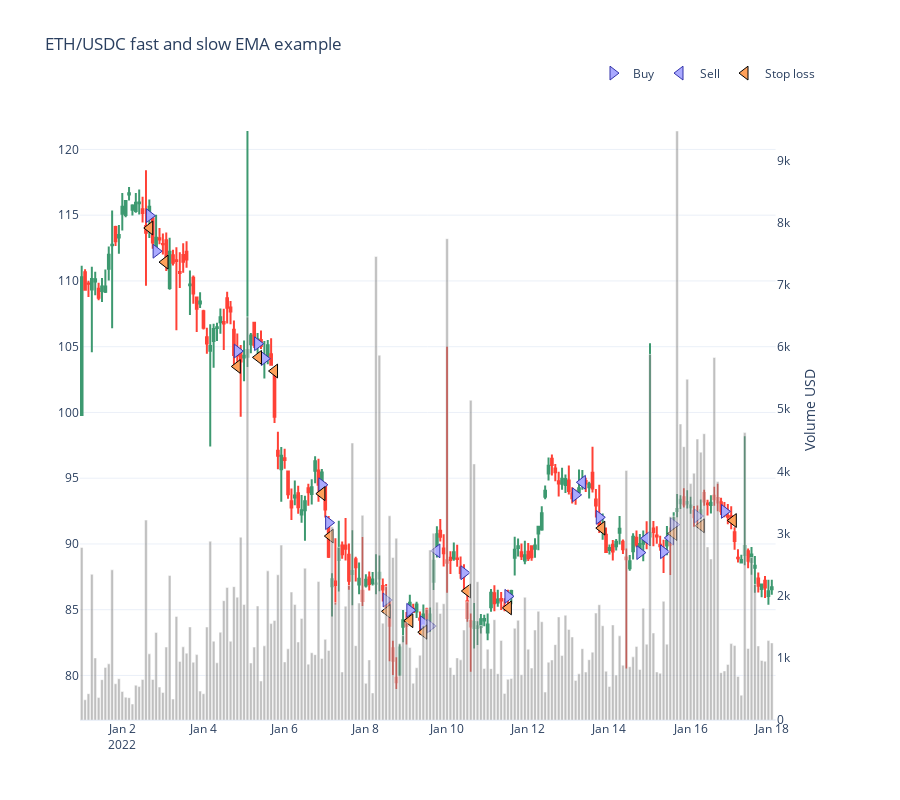

The notebook cell saved with this chart:
### Code cell
from tradeexecutor.visual.single_pair import visualise_single_pair

figure = visualise_single_pair(
    state,
    universe.universe.candles,
    start_at=START_AT,
    end_at=END_AT)

figure.show()

### Figure 1 — Plotly figure (JSON) as saved in the notebook; plotly's stock layout.template omitted (floating-point values rounded to 4 significant figures; data arrays with more than 128 entries replaced by an {"elided": "..."} marker saying what was removed)
{"data": [{"marker": {"color": "rgba(128,128,128,0.5)"}, "showlegend": false, "type": "bar", "x": {"elided": "205 str values"}, "xaxis": "x", "y": {"elided": "205 float values"}, "yaxis": "y2"}, {"close": {"elided": "205 float values"}, "high": {"elided": "205 float values"}, "hoverinfo": "text", "low": {"elided": "205 float values"}, "open": {"elided": "205 float values"}, "showlegend": false, "text": {"elided": "205 str values"}, "type": "candlestick", "x": {"elided": "205 str values"}, "xaxis": "x", "yaxis": "y"}, {"hoverinfo": "text", "marker": {"color": "#aaaaff", "line": {"color": "#3333aa", "width": 1}, "size": 12, "symbol": "triangle-right"}, "mode": "markers", "name": "Buy", "text": ["Buy WAVAX<br><br>Executed at: 2022-01-02 16:00:00<br>Value: 7000.0000 USD<br>Quantity: 60.707751 WAVAX<br><br>Mid-price: 114.9616 WAVAX / USD<br>Executed at price: 115.3065 WAVAX / USD<br>Estimated execution price: 115.3065 WAVAX / USD<br><br>Fees paid: $21.00<br>Fees planned: $21.00<br>Fees: 0.0030 %", "Buy WAVAX<br><br>Executed at: 2022-01-02 20:00:00<br>Value: 6931.0283 USD<br>Quantity: 61.556957 WAVAX<br><br>Mid-price: 112.2586 WAVAX / USD<br>Executed at price: 112.5954 WAVAX / USD<br>Estimated execution price: 112.5954 WAVAX / USD<br><br>Fees paid: $20.79<br>Fees planned: $20.79<br>Fees: 0.0030 %", "Buy WAVAX<br><br>Executed at: 2022-01-04 20:00:00<br>Value: 6866.3534 USD<br>Quantity: 65.404985 WAVAX<br><br>Mid-price: 104.6681 WAVAX / USD<br>Executed at price: 104.9821 WAVAX / USD<br>Estimated execution price: 104.9821 WAVAX / USD<br><br>Fees paid: $20.60<br>Fees planned: $20.60<br>Fees: 0.0030 %", "Buy WAVAX<br><br>Executed at: 2022-01-05 08:00:00<br>Value: 6784.0911 USD<br>Quantity: 64.278546 WAVAX<br><br>Mid-price: 105.2264 WAVAX / USD<br>Executed at price: 105.5421 WAVAX / USD<br>Estimated execution price: 105.5421 WAVAX / USD<br><br>Fees paid: $20.35<br>Fees planned: $20.35<br>Fees: 0.0030 %", "Buy WAVAX<br><br>Executed at: 2022-01-05 12:00:00<br>Value: 6709.0574 USD<br>Quantity: 64.260385 WAVAX<br><br>Mid-price: 104.0920 WAVAX / USD<br>Executed at price: 104.4043 WAVAX / USD<br>Estimated execution price: 104.4043 WAVAX / USD<br><br>Fees paid: $20.13<br>Fees planned: $20.13<br>Fees: 0.0030 %", "Buy WAVAX<br><br>Executed at: 2022-01-06 22:00:00<br>Value: 6638.6675 USD<br>Quantity: 70.039569 WAVAX<br><br>Mid-price: 94.5010 WAVAX / USD<br>Executed at price: 94.7845 WAVAX / USD<br>Estimated execution price: 94.7845 WAVAX / USD<br><br>Fees paid: $19.92<br>Fees planned: $19.92<br>Fees: 0.0030 %", "Buy WAVAX<br><br>Executed at: 2022-01-07 02:00:00<br>Value: 6577.7268 USD<br>Quantity: 71.580763 WAVAX<br><br>Mid-price: 91.6175 WAVAX / USD<br>Executed at price: 91.8924 WAVAX / USD<br>Estimated execution price: 91.8924 WAVAX / USD<br><br>Fees paid: $19.73<br>Fees planned: $19.73<br>Fees: 0.0030 %", "Buy WAVAX<br><br>Executed at: 2022-01-08 12:00:00<br>Value: 6499.3291 USD<br>Quantity: 75.577581 WAVAX<br><br>Mid-price: 85.7382 WAVAX / USD<br>Executed at price: 85.9955 WAVAX / USD<br>Estimated execution price: 85.9955 WAVAX / USD<br><br>Fees paid: $19.50<br>Fees planned: $19.50<br>Fees: 0.0030 %", "Buy WAVAX<br><br>Executed at: 2022-01-09 02:00:00<br>Value: 6426.6870 USD<br>Quantity: 75.421018 WAVAX<br><br>Mid-price: 84.9560 WAVAX / USD<br>Executed at price: 85.2108 WAVAX / USD<br>Estimated execution price: 85.2108 WAVAX / USD<br><br>Fees paid: $19.28<br>Fees planned: $19.28<br>Fees: 0.0030 %", "Buy WAVAX<br><br>Executed at: 2022-01-09 10:00:00<br>Value: 6357.9113 USD<br>Quantity: 75.452667 WAVAX<br><br>Mid-price: 84.0115 WAVAX / USD<br>Executed at price: 84.2636 WAVAX / USD<br>Estimated execution price: 84.2636 WAVAX / USD<br><br>Fees paid: $19.07<br>Fees planned: $19.07<br>Fees: 0.0030 %", "Buy WAVAX<br><br>Executed at: 2022-01-09 14:00:00<br>Value: 6293.1556 USD<br>Quantity: 74.910908 WAVAX<br><br>Mid-price: 83.7573 WAVAX / USD<br>Executed at price: 84.0085 WAVAX / USD<br>Estimated execution price: 84.0085 WAVAX / USD<br><br>Fees paid: $18.88<br>Fees planned: $18.88<br>Fees: 0.0030 %", "Buy WAVAX<br><br>Executed at: 2022-01-10 10:00:00<br>Value: 6565.6458 USD<br>Quantity: 74.546333 WAVAX<br><br>Mid-price: 87.8113 WAVAX / USD<br>Executed at price: 88.0747 WAVAX / USD<br>Estimated execution price: 88.0747 WAVAX / USD<br><br>Fees paid: $19.70<br>Fees planned: $19.70<br>Fees: 0.0030 %", "Buy WAVAX<br><br>Executed at: 2022-01-11 12:00:00<br>Value: 6465.8258 USD<br>Quantity: 74.942606 WAVAX<br><br>Mid-price: 86.0190 WAVAX / USD<br>Executed at price: 86.2770 WAVAX / USD<br>Estimated execution price: 86.2770 WAVAX / USD<br><br>Fees paid: $19.40<br>Fees planned: $19.40<br>Fees: 0.0030 %", "Buy WAVAX<br><br>Executed at: 2022-01-13 04:00:00<br>Value: 6392.5978 USD<br>Quantity: 67.994571 WAVAX<br><br>Mid-price: 93.7351 WAVAX / USD<br>Executed at price: 94.0163 WAVAX / USD<br>Estimated execution price: 94.0163 WAVAX / USD<br><br>Fees paid: $19.18<br>Fees planned: $19.18<br>Fees: 0.0030 %", "Buy WAVAX<br><br>Executed at: 2022-01-13 18:00:00<br>Value: 6411.0239 USD<br>Quantity: 69.458809 WAVAX<br><br>Mid-price: 92.0236 WAVAX / USD<br>Executed at price: 92.2997 WAVAX / USD<br>Estimated execution price: 92.2997 WAVAX / USD<br><br>Fees paid: $19.23<br>Fees planned: $19.23<br>Fees: 0.0030 %", "Buy WAVAX<br><br>Executed at: 2022-01-14 18:00:00<br>Value: 6344.4886 USD<br>Quantity: 70.800960 WAVAX<br><br>Mid-price: 89.3422 WAVAX / USD<br>Executed at price: 89.6102 WAVAX / USD<br>Estimated execution price: 89.6102 WAVAX / USD<br><br>Fees paid: $19.03<br>Fees planned: $19.03<br>Fees: 0.0030 %", "Buy WAVAX<br><br>Executed at: 2022-01-15 08:00:00<br>Value: 6371.2749 USD<br>Quantity: 71.046966 WAVAX<br><br>Mid-price: 89.4087 WAVAX / USD<br>Executed at price: 89.6769 WAVAX / USD<br>Estimated execution price: 89.6769 WAVAX / USD<br><br>Fees paid: $19.11<br>Fees planned: $19.11<br>Fees: 0.0030 %", "Buy WAVAX<br><br>Executed at: 2022-01-15 14:00:00<br>Value: 6396.7051 USD<br>Quantity: 69.725289 WAVAX<br><br>Mid-price: 91.4671 WAVAX / USD<br>Executed at price: 91.7415 WAVAX / USD<br>Estimated execution price: 91.7415 WAVAX / USD<br><br>Fees paid: $19.19<br>Fees planned: $19.19<br>Fees: 0.0030 %", "Buy WAVAX<br><br>Executed at: 2022-01-16 04:00:00<br>Value: 6337.0942 USD<br>Quantity: 68.582788 WAVAX<br><br>Mid-price: 92.1243 WAVAX / USD<br>Executed at price: 92.4006 WAVAX / USD<br>Estimated execution price: 92.4006 WAVAX / USD<br><br>Fees paid: $19.01<br>Fees planned: $19.01<br>Fees: 0.0030 %", "Buy WAVAX<br><br>Executed at: 2022-01-16 20:00:00<br>Value: 6275.0438 USD<br>Quantity: 67.654246 WAVAX<br><br>Mid-price: 92.4742 WAVAX / USD<br>Executed at price: 92.7517 WAVAX / USD<br>Estimated execution price: 92.7517 WAVAX / USD<br><br>Fees paid: $18.83<br>Fees planned: $18.83<br>Fees: 0.0030 %"], "type": "scatter", "x": ["2022-01-02T16:00:00", "2022-01-02T20:00:00", "2022-01-04T20:00:00", "2022-01-05T08:00:00", "2022-01-05T12:00:00", "2022-01-06T22:00:00", "2022-01-07T02:00:00", "2022-01-08T12:00:00", "2022-01-09T02:00:00", "2022-01-09T10:00:00", "2022-01-09T14:00:00", "2022-01-10T10:00:00", "2022-01-11T12:00:00", "2022-01-13T04:00:00", "2022-01-13T18:00:00", "2022-01-14T18:00:00", "2022-01-15T08:00:00", "2022-01-15T14:00:00", "2022-01-16T04:00:00", "2022-01-16T20:00:00"], "xaxis": "x", "y": [115.0, 112.3, 104.7, 105.2, 104.1, 94.5, 91.62, 85.74, 84.96, 84.01, 83.76, 87.81, 86.02, 93.74, 92.02, 89.34, 89.41, 91.47, 92.12, 92.47], "yaxis": "y"}, {"hoverinfo": "text", "marker": {"color": "#aaaaff", "line": {"color": "#3333aa", "width": 1}, "size": 12, "symbol": "triangle-left"}, "mode": "markers", "name": "Sell", "text": ["Sell WAVAX<br><br>Executed at: 2022-01-09 18:00:00<br>Value: 6682.4273 USD<br>Quantity: 74.910908 WAVAX<br><br>Mid-price: 89.4734 WAVAX / USD<br>Executed at price: 89.2050 WAVAX / USD<br>Estimated execution price: 89.2050 WAVAX / USD<br><br>Fees paid: $20.11<br>Fees planned: $20.11<br>Fees: 0.0030 %", "Sell WAVAX<br><br>Executed at: 2022-01-13 08:00:00<br>Value: 6418.9208 USD<br>Quantity: 67.994571 WAVAX<br><br>Mid-price: 94.6875 WAVAX / USD<br>Executed at price: 94.4034 WAVAX / USD<br>Estimated execution price: 94.4034 WAVAX / USD<br><br>Fees paid: $19.31<br>Fees planned: $19.31<br>Fees: 0.0030 %", "Sell WAVAX<br><br>Executed at: 2022-01-14 22:00:00<br>Value: 6382.7548 USD<br>Quantity: 70.800960 WAVAX<br><br>Mid-price: 90.4219 WAVAX / USD<br>Executed at price: 90.1507 WAVAX / USD<br>Estimated execution price: 90.1507 WAVAX / USD<br><br>Fees paid: $19.21<br>Fees planned: $19.21<br>Fees: 0.0030 %", "Sell WAVAX<br><br>Executed at: 2022-01-15 12:00:00<br>Value: 6407.6038 USD<br>Quantity: 71.046966 WAVAX<br><br>Mid-price: 90.4597 WAVAX / USD<br>Executed at price: 90.1883 WAVAX / USD<br>Estimated execution price: 90.1883 WAVAX / USD<br><br>Fees paid: $19.28<br>Fees planned: $19.28<br>Fees: 0.0030 %"], "type": "scatter", "x": ["2022-01-09T18:00:00", "2022-01-13T08:00:00", "2022-01-14T22:00:00", "2022-01-15T12:00:00"], "xaxis": "x", "y": [89.47, 94.69, 90.42, 90.46], "yaxis": "y"}, {"hoverinfo": "text", "marker": {"line": {"color": "black", "width": 1}, "size": 12, "symbol": "triangle-left"}, "mode": "markers", "name": "Stop loss", "text": ["Stop loss WAVAX<br><br>Trigger was at 114.1569 WAVAX / USD<br><br>Executed at: 2022-01-02 16:15:00<br>Value: 6901.4690 USD<br>Quantity: 60.707751 WAVAX<br><br>Mid-price: 114.0256 WAVAX / USD<br>Executed at price: 113.6835 WAVAX / USD<br>Estimated execution price: 113.6835 WAVAX / USD<br><br>Fees paid: $20.77<br>Fees planned: $20.77<br>Fees: 0.0030 %", "Stop loss WAVAX<br><br>Trigger was at 111.4728 WAVAX / USD<br><br>Executed at: 2022-01-03 01:15:00<br>Value: 6838.6356 USD<br>Quantity: 61.556957 WAVAX<br><br>Mid-price: 111.4287 WAVAX / USD<br>Executed at price: 111.0944 WAVAX / USD<br>Estimated execution price: 111.0944 WAVAX / USD<br><br>Fees paid: $20.58<br>Fees planned: $20.58<br>Fees: 0.0030 %", "Stop loss WAVAX<br><br>Trigger was at 103.9354 WAVAX / USD<br><br>Executed at: 2022-01-04 20:00:00<br>Value: 6748.8358 USD<br>Quantity: 65.404985 WAVAX<br><br>Mid-price: 103.4958 WAVAX / USD<br>Executed at price: 103.1853 WAVAX / USD<br>Estimated execution price: 103.1853 WAVAX / USD<br><br>Fees paid: $20.31<br>Fees planned: $20.31<br>Fees: 0.0030 %", "Stop loss WAVAX<br><br>Trigger was at 104.4898 WAVAX / USD<br><br>Executed at: 2022-01-05 08:30:00<br>Value: 6676.9001 USD<br>Quantity: 64.278546 WAVAX<br><br>Mid-price: 104.1870 WAVAX / USD<br>Executed at price: 103.8745 WAVAX / USD<br>Estimated execution price: 103.8745 WAVAX / USD<br><br>Fees paid: $20.09<br>Fees planned: $20.09<br>Fees: 0.0030 %", "Stop loss WAVAX<br><br>Trigger was at 103.3633 WAVAX / USD<br><br>Executed at: 2022-01-05 18:00:00<br>Value: 6608.5004 USD<br>Quantity: 64.260385 WAVAX<br><br>Mid-price: 103.1489 WAVAX / USD<br>Executed at price: 102.8394 WAVAX / USD<br>Estimated execution price: 102.8394 WAVAX / USD<br><br>Fees paid: $19.89<br>Fees planned: $19.89<br>Fees: 0.0030 %", "Stop loss WAVAX<br><br>Trigger was at 93.8395 WAVAX / USD<br><br>Executed at: 2022-01-06 22:00:00<br>Value: 6551.6094 USD<br>Quantity: 70.039569 WAVAX<br><br>Mid-price: 93.8230 WAVAX / USD<br>Executed at price: 93.5415 WAVAX / USD<br>Estimated execution price: 93.5415 WAVAX / USD<br><br>Fees paid: $19.71<br>Fees planned: $19.71<br>Fees: 0.0030 %", "Stop loss WAVAX<br><br>Trigger was at 90.9762 WAVAX / USD<br><br>Executed at: 2022-01-07 03:00:00<br>Value: 6465.7301 USD<br>Quantity: 71.580763 WAVAX<br><br>Mid-price: 90.5996 WAVAX / USD<br>Executed at price: 90.3278 WAVAX / USD<br>Estimated execution price: 90.3278 WAVAX / USD<br><br>Fees paid: $19.46<br>Fees planned: $19.46<br>Fees: 0.0030 %", "Stop loss WAVAX<br><br>Trigger was at 85.1381 WAVAX / USD<br><br>Executed at: 2022-01-08 12:45:00<br>Value: 6395.5547 USD<br>Quantity: 75.577581 WAVAX<br><br>Mid-price: 84.8770 WAVAX / USD<br>Executed at price: 84.6224 WAVAX / USD<br>Estimated execution price: 84.6224 WAVAX / USD<br><br>Fees paid: $19.24<br>Fees planned: $19.24<br>Fees: 0.0030 %", "Stop loss WAVAX<br><br>Trigger was at 84.3613 WAVAX / USD<br><br>Executed at: 2022-01-09 02:00:00<br>Value: 6328.4360 USD<br>Quantity: 75.421018 WAVAX<br><br>Mid-price: 84.1606 WAVAX / USD<br>Executed at price: 83.9081 WAVAX / USD<br>Estimated execution price: 83.9081 WAVAX / USD<br><br>Fees paid: $19.04<br>Fees planned: $19.04<br>Fees: 0.0030 %", "Stop loss WAVAX<br><br>Trigger was at 83.4235 WAVAX / USD<br><br>Executed at: 2022-01-09 10:15:00<br>Value: 6265.4032 USD<br>Quantity: 75.452667 WAVAX<br><br>Mid-price: 83.2874 WAVAX / USD<br>Executed at price: 83.0375 WAVAX / USD<br>Estimated execution price: 83.0375 WAVAX / USD<br><br>Fees paid: $18.85<br>Fees planned: $18.85<br>Fees: 0.0030 %", "Stop loss WAVAX<br><br>Trigger was at 87.1966 WAVAX / USD<br><br>Executed at: 2022-01-10 12:00:00<br>Value: 6423.0458 USD<br>Quantity: 74.546333 WAVAX<br><br>Mid-price: 86.4211 WAVAX / USD<br>Executed at price: 86.1618 WAVAX / USD<br>Estimated execution price: 86.1618 WAVAX / USD<br><br>Fees paid: $19.33<br>Fees planned: $19.33<br>Fees: 0.0030 %", "Stop loss WAVAX<br><br>Trigger was at 85.4168 WAVAX / USD<br><br>Executed at: 2022-01-11 12:15:00<br>Value: 6361.2143 USD<br>Quantity: 74.942606 WAVAX<br><br>Mid-price: 85.1366 WAVAX / USD<br>Executed at price: 84.8811 WAVAX / USD<br>Estimated execution price: 84.8811 WAVAX / USD<br><br>Fees paid: $19.14<br>Fees planned: $19.14<br>Fees: 0.0030 %", "Stop loss WAVAX<br><br>Trigger was at 91.3794 WAVAX / USD<br><br>Executed at: 2022-01-13 19:30:00<br>Value: 6315.9735 USD<br>Quantity: 69.458809 WAVAX<br><br>Mid-price: 91.2048 WAVAX / USD<br>Executed at price: 90.9312 WAVAX / USD<br>Estimated execution price: 90.9312 WAVAX / USD<br><br>Fees paid: $19.00<br>Fees planned: $19.00<br>Fees: 0.0030 %", "Stop loss WAVAX<br><br>Trigger was at 90.8269 WAVAX / USD<br><br>Executed at: 2022-01-15 14:00:00<br>Value: 6311.5466 USD<br>Quantity: 69.725289 WAVAX<br><br>Mid-price: 90.7926 WAVAX / USD<br>Executed at price: 90.5202 WAVAX / USD<br>Estimated execution price: 90.5202 WAVAX / USD<br><br>Fees paid: $18.99<br>Fees planned: $18.99<br>Fees: 0.0030 %", "Stop loss WAVAX<br><br>Trigger was at 91.4794 WAVAX / USD<br><br>Executed at: 2022-01-16 06:15:00<br>Value: 6248.4507 USD<br>Quantity: 68.582788 WAVAX<br><br>Mid-price: 91.3823 WAVAX / USD<br>Executed at price: 91.1081 WAVAX / USD<br>Estimated execution price: 91.1081 WAVAX / USD<br><br>Fees paid: $18.80<br>Fees planned: $18.80<br>Fees: 0.0030 %", "Stop loss WAVAX<br><br>Trigger was at 91.8269 WAVAX / USD<br><br>Executed at: 2022-01-17 01:15:00<br>Value: 6190.8445 USD<br>Quantity: 67.654246 WAVAX<br><br>Mid-price: 91.7825 WAVAX / USD<br>Executed at price: 91.5071 WAVAX / USD<br>Estimated execution price: 91.5071 WAVAX / USD<br><br>Fees paid: $18.63<br>Fees planned: $18.63<br>Fees: 0.0030 %"], "type": "scatter", "x": ["2022-01-02T16:15:00", "2022-01-03T01:15:00", "2022-01-04T20:00:00", "2022-01-05T08:30:00", "2022-01-05T18:00:00", "2022-01-06T22:00:00", "2022-01-07T03:00:00", "2022-01-08T12:45:00", "2022-01-09T02:00:00", "2022-01-09T10:15:00", "2022-01-10T12:00:00", "2022-01-11T12:15:00", "2022-01-13T19:30:00", "2022-01-15T14:00:00", "2022-01-16T06:15:00", "2022-01-17T01:15:00"], "xaxis": "x", "y": [114.0, 111.4, 103.5, 104.2, 103.1, 93.82, 90.6, 84.88, 84.16, 83.29, 86.42, 85.14, 91.2, 90.79, 91.38, 91.78], "yaxis": "y"}, {"hoverinfo": "text", "marker": {"line": {"color": "black", "width": 1}, "size": 12, "symbol": "triangle-left"}, "mode": "markers", "name": "Take profit", "text": [], "type": "scatter", "x": [], "xaxis": "x", "y": [], "yaxis": "y"}], "layout": {"height": 800, "legend": {"orientation": "h", "x": 1, "xanchor": "right", "y": 1.02, "yanchor": "bottom"}, "title": {"text": "ETH/USDC fast and slow EMA example"}, "xaxis": {"anchor": "y", "domain": [0, 0.94], "rangeslider": {"visible": false}}, "yaxis": {"anchor": "x", "domain": [0, 1]}, "yaxis2": {"anchor": "x", "overlaying": "y", "showgrid": false, "side": "right", "title": {"text": "Volume USD"}}}}
